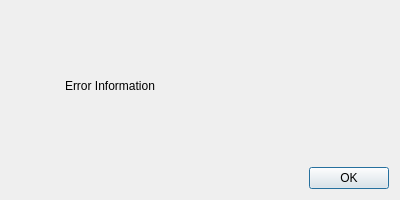
<?xml version="1.0" encoding="UTF-8"?>
<ui version="4.0">
 <class>ErrorDialog</class>
 <widget class="QDialog" name="ErrorDialog">
  <property name="geometry">
   <rect>
    <x>0</x>
    <y>0</y>
    <width>400</width>
    <height>200</height>
   </rect>
  </property>
  <property name="windowTitle">
   <string>Error</string>
  </property>
  <layout class="QVBoxLayout" name="verticalLayout">
   <item>
    <layout class="QHBoxLayout" name="horizontalLayout">
     <item>
      <widget class="QLabel" name="iconLabel">
       <property name="maximumSize">
        <size>
         <width>48</width>
         <height>48</height>
        </size>
       </property>
       <property name="text">
        <string/>
       </property>
      </widget>
     </item>
     <item>
      <widget class="QLabel" name="messageLabel">
       <property name="text">
        <string>Error Information</string>
       </property>
       <property name="wordWrap">
        <bool>true</bool>
       </property>
      </widget>
     </item>
    </layout>
   </item>
   <item>
    <widget class="QDialogButtonBox" name="buttonBox">
     <property name="orientation">
      <enum>Qt::Horizontal</enum>
     </property>
     <property name="standardButtons">
      <set>QDialogButtonBox::Ok</set>
     </property>
    </widget>
   </item>
  </layout>
 </widget>
 <resources/>
 <connections>
  <connection>
   <sender>buttonBox</sender>
   <signal>accepted()</signal>
   <receiver>ErrorDialog</receiver>
   <slot>accept()</slot>
  </connection>
 </connections>
</ui>
